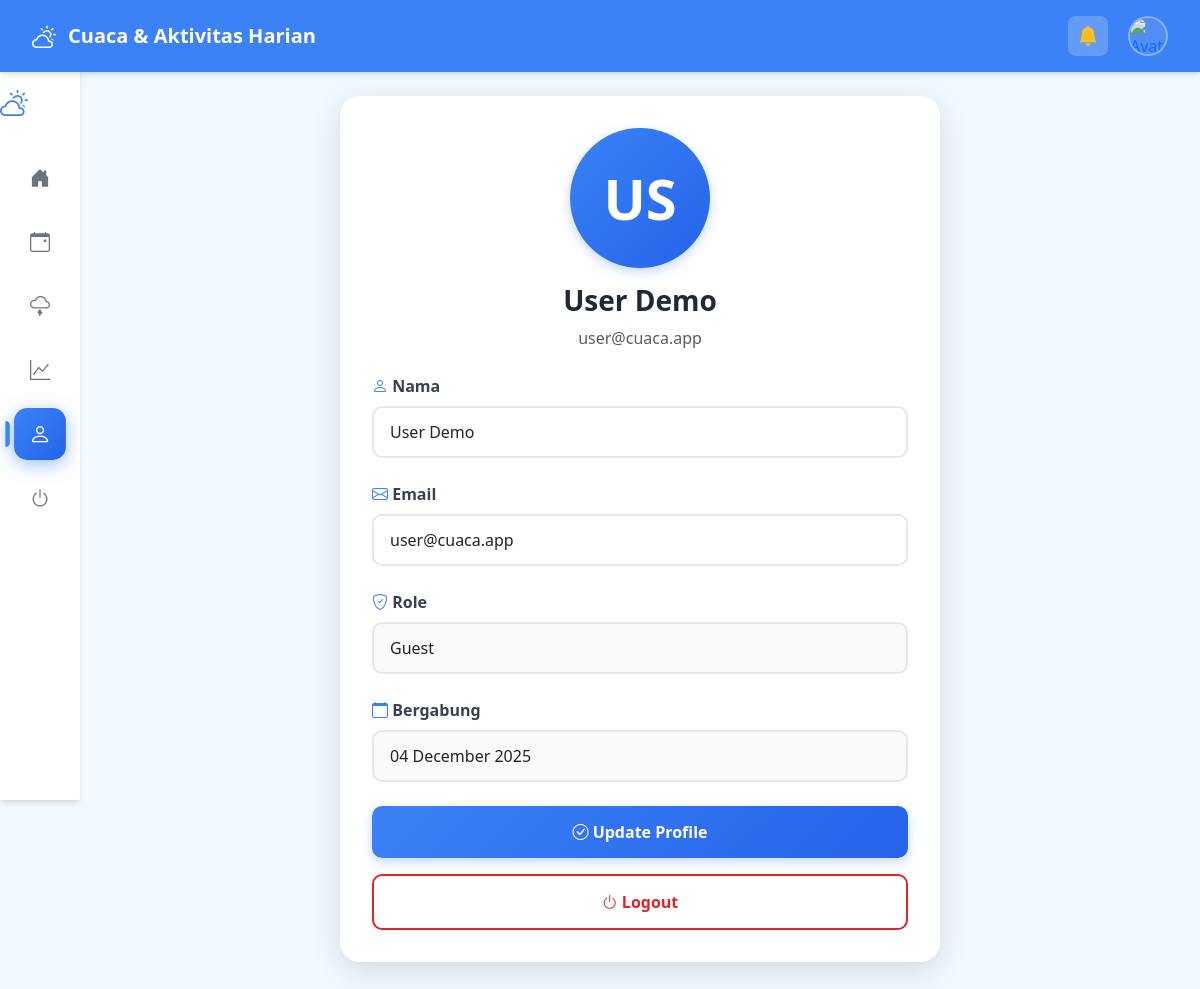
The app's page /profile.php (signed in) with its own data.
### tables this page shows
CREATE TABLE `users` (
  `id` int NOT NULL,
  `name` varchar(255) NOT NULL,
  `email` varchar(255) NOT NULL,
  `password` varchar(255) DEFAULT NULL,
  `role` enum('admin','user') DEFAULT 'user',
  `google_id` varchar(255) DEFAULT NULL,
  `avatar` varchar(500) DEFAULT NULL,
  `created_at` timestamp NULL DEFAULT CURRENT_TIMESTAMP,
  `updated_at` timestamp NULL DEFAULT CURRENT_TIMESTAMP ON UPDATE CURRENT_TIMESTAMP
);

### config/config.php (called while the page is built, shortened)
<?php
function base_url($path = '') {
    return APP_URL . '/' . ltrim($path, '/');
}
function isAdmin() {
    return isset($_SESSION['user_role']) && $_SESSION['user_role'] === 'admin';
}
function displayRole($role) {
    if ($role === 'user') {
        return 'guest';
    }
    return $role;
}

### app/Models/User.php (called while the page is built, shortened)
<?php
require_once __DIR__ . '/../../config/config.php';
class User {
    private $conn;
    private $table = 'users';
    public function __construct($db) {
        $this->conn = $db;
    }
    public function getById($id) {
        $query = "SELECT * FROM " . $this->table . " WHERE id = :id LIMIT 1";
        $stmt = $this->conn->prepare($query);
        $stmt->bindParam(':id', $id);
        $stmt->execute();
        return $stmt->fetch();
    }
}

### profile.php (the view, shortened to what this page needs)
<?php
require_once __DIR__ . '/config/config.php';
require_once __DIR__ . '/app/Models/User.php';
$is_admin = isAdmin();
$user_id = $_SESSION['user_id'];
$user = new User($db);
$user_data = $user->getById($user_id);
include 'includes/header.php';
?>
<?php if ($is_admin): ?>
    <?php include 'admin/includes/admin-header.php'; ?>
    <?php include 'admin/includes/admin-sidebar.php'; ?>
    <div class="container-fluid">
        <div class="row">
            <main class="admin-main-content">
                <div class="admin-content-card">
<?php else: ?>
    <div class="container">
        <div class="row">
            <aside class="sidebar-modern d-none d-md-block">
                <div class="sidebar-header">
                    <i class="bi bi-cloud-sun fs-3"></i>
                </div>
                <nav class="sidebar-nav">
                    <a href="<?php echo base_url('dashboard.php'); ?>" class="nav-item" title="Dashboard">
                        <i class="bi bi-house-door-fill"></i>
                    </a>
                    <a href="<?php echo base_url('activities/index.php'); ?>" class="nav-item" title="Aktivitas">
                        <i class="bi bi-calendar-event"></i>
                    </a>
                    <a href="<?php echo base_url('weather/index.php'); ?>" class="nav-item" title="Cuaca">
                        <i class="bi bi-cloud-lightning"></i>
                    </a>
                    <a href="<?php echo base_url('analytics.php'); ?>" class="nav-item" title="Analitik">
                        <i class="bi bi-graph-up"></i>
                    </a>
                    <a href="<?php echo base_url('profile.php'); ?>" class="nav-item active" title="Profile">
                        <i class="bi bi-person"></i>
                    </a>
                    <a href="<?php echo base_url('auth/logout.php'); ?>" class="nav-item" title="Logout" onclick="return confirmLogout()">
                        <i class="bi bi-power"></i>
                    </a>
                </nav>
            </aside>
            <div class="col-md-8 profile-main-content">
<?php endif; ?>
                <?php if (!$is_admin): ?>
                <div class="card d-none d-md-block">
                <div class="card-body" style="padding: 2.5rem;">
                    <div class="text-center mb-4">
                        <div class="avatar-upload-section" style="position: relative; display: inline-block;">
                            <?php
                            $avatar_url = '';
                            if (!empty($user_data['avatar'])) {
                                if (strpos($user_data['avatar'], 'http') === 0) {
                                    $avatar_url = $user_data['avatar'];
                                } else {
                                    $avatar_path = $user_data['avatar'];
                                    $avatar_url = base_url('public' . $avatar_path);
                                }
                            }
                            ?>
                            <?php if ($avatar_url && !empty($user_data['avatar'])): ?>
                                <div class="rounded-circle mb-3 mx-auto d-flex align-items-center justify-content-center" style="width: 140px; height: 140px; background: linear-gradient(135deg, #3b82f6 0%, #2563eb 100%); color: white; font-size: 3.5rem; font-weight: 600; box-shadow: 0 4px 12px rgba(59, 130, 246, 0.3); display: none;">
                                    <?php echo strtoupper(substr($user_data['name'], 0, 2)); ?>
                                </div>
                            <?php endif; ?>
                        </div>
                        <h3 class="mb-2" style="font-weight: 600; color: #1f2937;"><?php echo htmlspecialchars($user_data['name']); ?></h3>
                        <p class="text-muted mb-4"><?php echo htmlspecialchars($user_data['email']); ?></p>
                    </div>
                    <form method="POST" id="form_desktop" enctype="multipart/form-data">
                        <div class="mb-4">
                            <label for="name" class="form-label" style="font-weight: 600; color: #374151; margin-bottom: 0.5rem;">
                                <i class="bi bi-person" style="color: #3b82f6;"></i> Nama
                            </label>
                            <input type="text" class="form-control" id="name" name="name" value="<?php echo htmlspecialchars($user_data['name']); ?>" required style="padding: 0.75rem 1rem; border: 2px solid #e5e7eb; border-radius: 10px; font-size: 1rem; transition: all 0.3s;">
                        </div>
                        <div class="mb-4">
                            <label for="email" class="form-label" style="font-weight: 600; color: #374151; margin-bottom: 0.5rem;">
                                <i class="bi bi-envelope" style="color: #3b82f6;"></i> Email
                            </label>
                            <input type="email" class="form-control" id="email" name="email" value="<?php echo htmlspecialchars($user_data['email']); ?>" required style="padding: 0.75rem 1rem; border: 2px solid #e5e7eb; border-radius: 10px; font-size: 1rem; transition: all 0.3s;">
                        </div>
                        <div class="mb-4">
                            <label class="form-label" style="font-weight: 600; color: #374151; margin-bottom: 0.5rem;">
                                <i class="bi bi-shield-check" style="color: #3b82f6;"></i> Role
                            </label>
                            <input type="text" class="form-control" value="<?php echo htmlspecialchars(ucfirst(displayRole($user_data['role']))); ?>" disabled style="padding: 0.75rem 1rem; border: 2px solid #e5e7eb; border-radius: 10px; font-size: 1rem; background: #f9fafb;">
                        </div>
                        <div class="mb-4">
                            <label class="form-label" style="font-weight: 600; color: #374151; margin-bottom: 0.5rem;">
                                <i class="bi bi-calendar" style="color: #3b82f6;"></i> Bergabung
                            </label>
                            <input type="text" class="form-control" value="<?php echo date('d F Y', strtotime($user_data['created_at'])); ?>" disabled style="padding: 0.75rem 1rem; border: 2px solid #e5e7eb; border-radius: 10px; font-size: 1rem; background: #f9fafb;">
                        </div>
                        <button type="submit" class="btn btn-primary w-100" style="padding: 0.875rem; font-size: 1rem; font-weight: 600; border-radius: 10px; background: linear-gradient(135deg, #3b82f6 0%, #2563eb 100%); border: none; box-shadow: 0 4px 12px rgba(59, 130, 246, 0.3);">
                            <i class="bi bi-check-circle"></i> Update Profile
                        </button>
                        <a href="<?php echo base_url('auth/logout.php'); ?>" class="btn btn-outline-danger w-100 mt-3" onclick="return confirmLogout()" style="padding: 0.875rem; font-size: 1rem; font-weight: 600; border-radius: 10px; border: 2px solid #dc2626; color: #dc2626;">
                            <i class="bi bi-power"></i> Logout
                        </a>
                    </form>
                </div>
                <?php endif; ?>
            <?php if ($is_admin): ?>
                    </div>
                </main>
        </div>
    </div>
            <?php else: ?>
            </div>
        </div>
    </div>
</div>
            <?php endif; ?>
<?php include 'includes/footer.php'; ?>

### assets/css/style.css (style rules this page uses)
:root { --primary-color: #3b82f6; --secondary-color: #60a5fa; --bg-color: #f0f9ff; --card-bg: #ffffff; --text-color: #1f2937; --text-muted: #6b7280; --border-radius: 16px; --shadow: 0 4px 6px -1px rgba(0, 0, 0, 0.1), 0 2px 4px -1px rgba(0, 0, 0, 0.06); --shadow-lg: 0 10px 15px -3px rgba(0, 0, 0, 0.1), 0 4px 6px -2px rgba(0, 0, 0, 0.05); }
html { overflow-x: hidden; width: 100%; max-width: 100vw; }
html, body { overflow-x: hidden !important; width: 100% !important; max-width: 100vw !important; }
* { box-sizing: border-box; }
body { font-family: 'Segoe UI', Tahoma, Geneva, Verdana, sans-serif; background: var(--bg-color); margin: 0; padding: 0; overflow-x: hidden; width: 100%; max-width: 100vw; }
.sidebar-modern { width: 80px; background: var(--card-bg); box-shadow: var(--shadow); display: flex; flex-direction: column; align-items: center; padding: 1.5rem 0; position: fixed; top: 56px; left: 0; height: calc(100vh - 56px); z-index: 100; overflow-y: auto; overflow-x: hidden; }
.sidebar-header { margin-bottom: 2rem; color: var(--primary-color); }
.sidebar-nav { display: flex; flex-direction: column; gap: 1rem; width: 100%; align-items: center; }
.nav-item { width: 48px; height: 48px; display: flex; align-items: center; justify-content: center; border-radius: 12px; color: var(--text-muted); text-decoration: none; transition: all 0.3s ease; font-size: 1.25rem; position: relative; }
.nav-item.active { background: linear-gradient(135deg, #3b82f6 0%, #2563eb 100%); color: white; box-shadow: 0 4px 16px rgba(59, 130, 246, 0.5); transform: scale(1.08); font-weight: 600; }
.nav-item.active::before { content: ''; position: absolute; left: -8px; top: 50%; transform: translateY(-50%); width: 4px; height: 24px; background: var(--primary-color); border-radius: 0 4px 4px 0; box-shadow: 0 2px 8px rgba(59, 130, 246, 0.4); }

### profile.php (style rules this page uses)
@media (min-width: 769px) { .container { max-width: 100%; overflow-x: hidden; padding: 0; } }
@media (min-width: 769px) { .row { margin: 0; display: flex; min-height: calc(100vh - 56px); align-items: flex-start; } }
@media (min-width: 769px) { .profile-main-content { flex: 1; margin-left: 80px; margin-top: 56px; width: calc(100% - 80px); max-width: calc(100% - 80px); padding: 2rem; padding-top: 2.5rem; display: block; min-height: calc(100vh - 56px); box-sizing: border-box; overflow-x: hidden; } }
@media (min-width: 769px) { .profile-main-content .card { width: 100%; max-width: 700px; border-radius: 20px; box-shadow: 0 8px 30px rgba(0, 0, 0, 0.12); border: none; margin: 0 auto; } }
@media (min-width: 769px) { .profile-main-content .card-body { padding: 2.5rem !important; } }
@media (min-width: 769px) { .profile-main-content .text-center { margin-bottom: 2rem; } }
@media (min-width: 769px) { .form-control { transition: all 0.3s ease; border: 2px solid #e5e7eb; border-radius: 10px; padding: 0.75rem 1rem; } }
@media (min-width: 769px) { .btn-primary { transition: all 0.3s ease; } }
@media (min-width: 769px) { .btn-outline-danger { transition: all 0.3s ease; } }
@media (min-width: 992px) { .profile-main-content { padding-left: 2.5rem; padding-right: 2.5rem; padding-top: 2.5rem; } }
@media (min-width: 992px) { .profile-main-content .card { max-width: 650px; } }
@media (min-width: 1200px) { .container { max-width: 1600px; margin: 0 auto; } }
@media (min-width: 1200px) { .profile-main-content { padding-left: 3rem; padding-right: 3rem; padding-top: 2.5rem; } }
@media (min-width: 1200px) { .profile-main-content .card { max-width: 700px; } }
@media (min-width: 1024px) and (max-width: 1399px) { .profile-main-content { padding-left: 2rem; padding-right: 2rem; padding-top: 2.5rem; } }
@media (min-width: 1024px) and (max-width: 1399px) { .profile-main-content .card { max-width: 600px; } }
@media (min-width: 1024px) and (max-width: 1399px) { .profile-main-content .card-body { padding: 2rem !important; } }

### records on screen
users: name "US", name "User Demo", email "user@cuaca.app", role "Guest", created_at "04 December 2025"

### other values on screen
APP_NAME "Cuaca & Aktivitas Harian"
